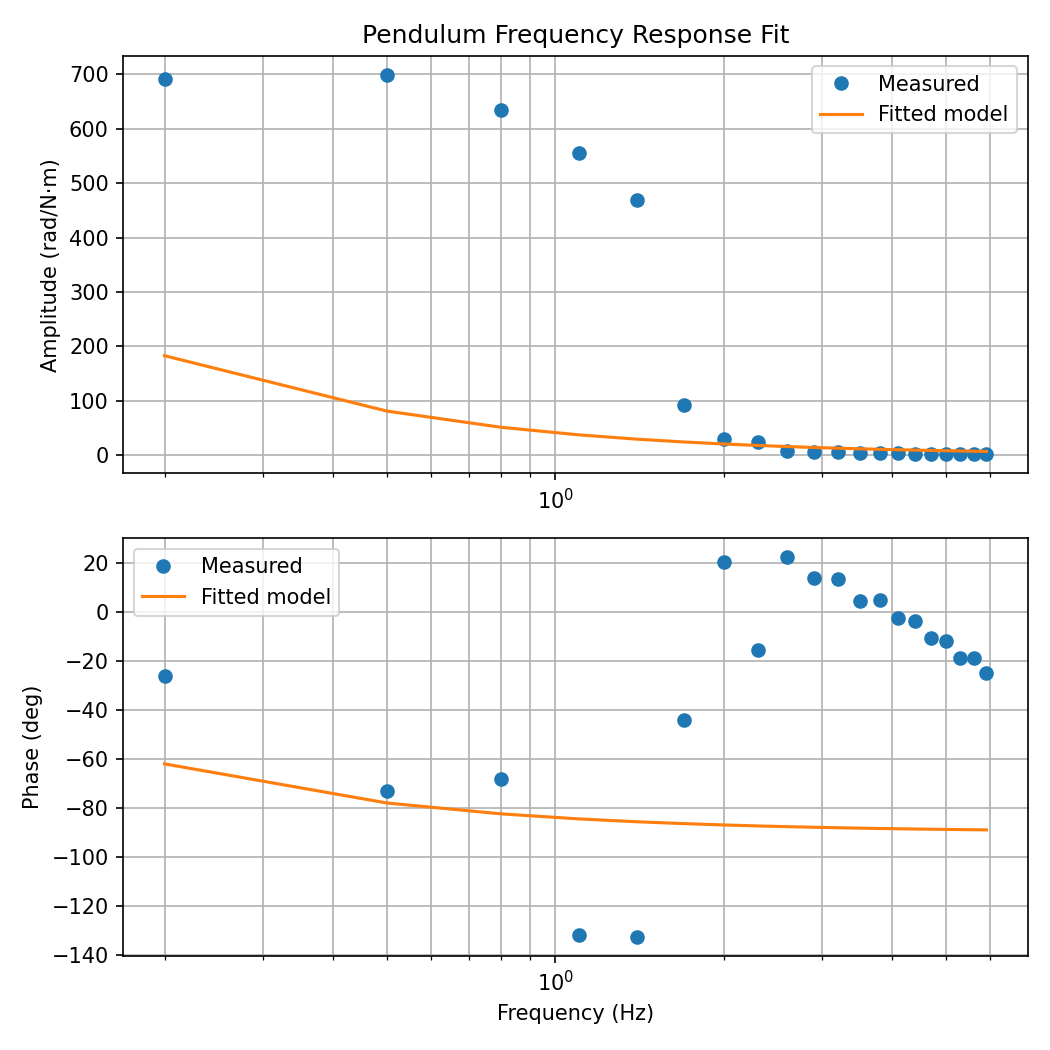

Write Python code to recreate this figure.
#!/usr/bin/env python3
"""
fit_model_from_sweep.py

Use the frequency sweep data (results_sweep.json) to fit a second-order
pendulum model of the form:

    J * θ_ddot + b * θ_dot + k * θ = τ

=> Transfer function G(s) = θ(s)/τ(s) = (1/J) / (s^2 + (b/J)s + (k/J))

Fits J, b, and k = m*g*l using nonlinear least squares on magnitude + phase.
"""

import json, numpy as np
from scipy.optimize import least_squares
import matplotlib.pyplot as plt

# === Load measured data ===
with open("results_sweep.json") as f:
    data = json.load(f)
freqs = np.array([d["freq_hz"] for d in data])
amp_meas = np.array([d["amp_rad"] for d in data])
phase_meas = np.array([d["phase_deg"] for d in data])

# --- normalize amplitude by input torque amplitude ---
#  update this number to match your sweep's torque amplitude
torque_amp = 0.10   # [N·m]
amp_meas = amp_meas / torque_amp

# --- unwrap phase to avoid ±180° discontinuities ---
phase_meas = np.unwrap(np.radians(phase_meas))
phase_meas = np.degrees(phase_meas)

# === theoretical model ===
def model(freq, J, b, k):
    w = 2 * np.pi * freq
    num = 1.0 / J
    denom = (k / J - w**2) + 1j * (b * w / J)
    G = num / denom
    amp = np.abs(G)
    phase = np.angle(G, deg=True)
    return amp, phase

# === residual function ===
def residual(params):
    J, b, k = params
    amp_pred, phase_pred = model(freqs, J, b, k)

    # unwrap model phase too
    phase_pred = np.unwrap(np.radians(phase_pred))
    phase_pred = np.degrees(phase_pred)

    # logarithmic amplitude error + scaled phase error
    amp_err = np.log10(amp_pred) - np.log10(amp_meas)
    phase_err = (phase_pred - phase_meas) / 180.0
    return np.concatenate([amp_err, phase_err])

# === fit with improved initial guesses ===
initial_guess = [0.02, 0.2, 9.0]  # J, b, k
result = least_squares(residual, initial_guess, bounds=(0, np.inf))
J_fit, b_fit, k_fit = result.x

# --- derived parameters ---
fn = 1 / (2 * np.pi) * np.sqrt(k_fit / J_fit)
zeta = b_fit / (2 * np.sqrt(J_fit * k_fit))

# --- compute residual RMS ---
residuals = residual(result.x)
residual_rms = float(np.sqrt(np.mean(residuals**2)))

print("=== Fitted Parameters ===")
print(f"J  = {J_fit:.6f}  kg·m²")
print(f"b  = {b_fit:.6f}  N·m·s/rad")
print(f"k  = {k_fit:.6f}  N·m/rad (≈ m*g*l)")
print(f"Natural frequency (Hz) ≈ {fn:.3f}")
print(f"Damping ratio ζ ≈ {zeta:.3f}")
print(f"Residual RMS: {residual_rms:.6f}")

# --- Save results ---
results_out = {
    "J": J_fit,
    "b": b_fit,
    "k": k_fit,
    "fn_hz": fn,
    "zeta": zeta,
    "residual_rms": residual_rms
}
with open("rotational_i_viscous.json", "w") as f:
    json.dump(results_out, f, indent=2)

# --- Plot overlay ---
amp_pred, phase_pred = model(freqs, J_fit, b_fit, k_fit)
plt.figure(figsize=(7,7))
plt.subplot(2,1,1)
plt.semilogx(freqs, amp_meas, 'o', label="Measured")
plt.semilogx(freqs, amp_pred, '-', label="Fitted model")
plt.ylabel("Amplitude (rad/N·m)")
plt.legend(); plt.grid(True, which='both')
plt.title("Pendulum Frequency Response Fit")

plt.subplot(2,1,2)
plt.semilogx(freqs, phase_meas, 'o', label="Measured")
plt.semilogx(freqs, phase_pred, '-', label="Fitted model")
plt.xlabel("Frequency (Hz)")
plt.ylabel("Phase (deg)")
plt.legend(); plt.grid(True, which='both')
plt.tight_layout()
plt.savefig("fit_model_from_sweep.png", dpi=150)
plt.show()



